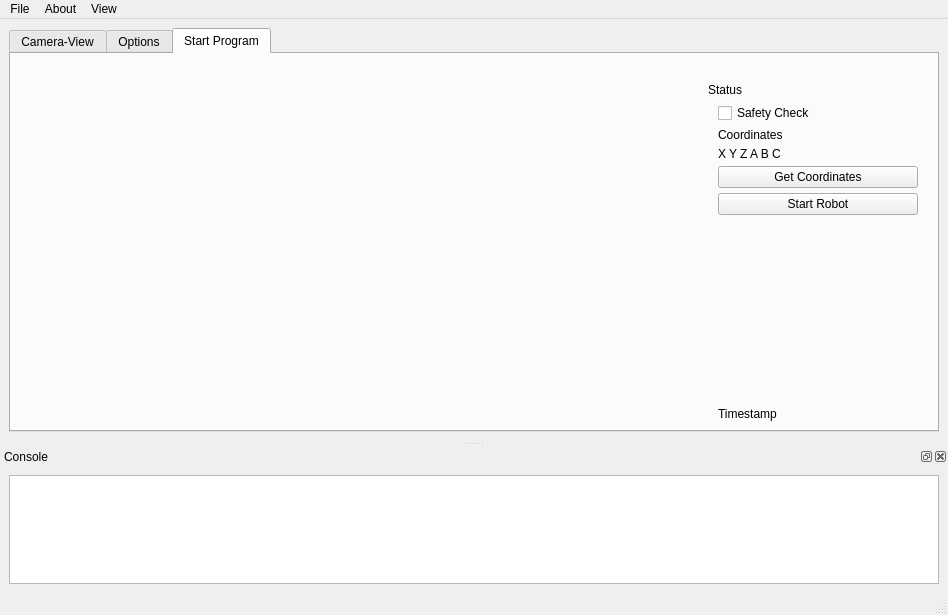
<?xml version="1.0" encoding="UTF-8"?>
<ui version="4.0">
 <class>MainWindow</class>
 <widget class="QMainWindow" name="MainWindow">
  <property name="geometry">
   <rect>
    <x>0</x>
    <y>0</y>
    <width>948</width>
    <height>615</height>
   </rect>
  </property>
  <property name="sizePolicy">
   <sizepolicy hsizetype="Expanding" vsizetype="Expanding">
    <horstretch>0</horstretch>
    <verstretch>0</verstretch>
   </sizepolicy>
  </property>
  <property name="windowTitle">
   <string>KukaVision visual driven grasping</string>
  </property>
  <widget class="QWidget" name="MainMenu">
   <property name="sizePolicy">
    <sizepolicy hsizetype="Expanding" vsizetype="Expanding">
     <horstretch>0</horstretch>
     <verstretch>0</verstretch>
    </sizepolicy>
   </property>
   <layout class="QVBoxLayout" name="verticalLayout_4">
    <item>
     <widget class="QTabWidget" name="tabWidget">
      <property name="sizePolicy">
       <sizepolicy hsizetype="Expanding" vsizetype="Expanding">
        <horstretch>0</horstretch>
        <verstretch>0</verstretch>
       </sizepolicy>
      </property>
      <property name="currentIndex">
       <number>2</number>
      </property>
      <widget class="QWidget" name="CameraView">
       <property name="sizePolicy">
        <sizepolicy hsizetype="Expanding" vsizetype="Expanding">
         <horstretch>0</horstretch>
         <verstretch>0</verstretch>
        </sizepolicy>
       </property>
       <attribute name="title">
        <string>Camera-View</string>
       </attribute>
       <layout class="QGridLayout" name="gridLayout_5">
        <item row="2" column="1">
         <layout class="QVBoxLayout" name="verticalLayout">
          <property name="spacing">
           <number>5</number>
          </property>
          <property name="sizeConstraint">
           <enum>QLayout::SetFixedSize</enum>
          </property>
          <property name="leftMargin">
           <number>10</number>
          </property>
          <property name="rightMargin">
           <number>10</number>
          </property>
          <item>
           <widget class="QCheckBox" name="Coordinates">
            <property name="text">
             <string>Coordinates</string>
            </property>
           </widget>
          </item>
          <item>
           <widget class="QCheckBox" name="Checking">
            <property name="enabled">
             <bool>true</bool>
            </property>
            <property name="minimumSize">
             <size>
              <width>0</width>
              <height>0</height>
             </size>
            </property>
            <property name="text">
             <string>Checking</string>
            </property>
           </widget>
          </item>
          <item>
           <widget class="QCheckBox" name="Outlines">
            <property name="text">
             <string>Outlines</string>
            </property>
           </widget>
          </item>
          <item>
           <widget class="QPushButton" name="StartCameraView">
            <property name="text">
             <string>Start CameraView</string>
            </property>
           </widget>
          </item>
          <item>
           <widget class="QPushButton" name="pushButton_2">
            <property name="text">
             <string>Stopp CameraView</string>
            </property>
           </widget>
          </item>
          <item>
           <widget class="QPushButton" name="SaveImage">
            <property name="sizePolicy">
             <sizepolicy hsizetype="Fixed" vsizetype="Fixed">
              <horstretch>0</horstretch>
              <verstretch>0</verstretch>
             </sizepolicy>
            </property>
            <property name="minimumSize">
             <size>
              <width>200</width>
              <height>0</height>
             </size>
            </property>
            <property name="text">
             <string>Save Image</string>
            </property>
           </widget>
          </item>
          <item>
           <spacer name="verticalSpacer_2">
            <property name="orientation">
             <enum>Qt::Vertical</enum>
            </property>
            <property name="sizeHint" stdset="0">
             <size>
              <width>20</width>
              <height>70</height>
             </size>
            </property>
           </spacer>
          </item>
          <item>
           <widget class="QLabel" name="label">
            <property name="text">
             <string>Timestamp</string>
            </property>
           </widget>
          </item>
         </layout>
        </item>
        <item row="0" column="0">
         <spacer name="horizontalSpacer">
          <property name="orientation">
           <enum>Qt::Horizontal</enum>
          </property>
          <property name="sizeHint" stdset="0">
           <size>
            <width>40</width>
            <height>20</height>
           </size>
          </property>
         </spacer>
        </item>
        <item row="1" column="0" rowspan="2">
         <widget class="QLabel" name="LiveCameraView">
          <property name="sizePolicy">
           <sizepolicy hsizetype="Ignored" vsizetype="Ignored">
            <horstretch>0</horstretch>
            <verstretch>0</verstretch>
           </sizepolicy>
          </property>
          <property name="text">
           <string>&lt;html&gt;&lt;head/&gt;&lt;body&gt;&lt;p&gt;&lt;img src=&quot;:/newPrefix/example.png&quot; width=&quot;1200&quot;/&gt;&lt;/p&gt;&lt;/body&gt;&lt;/html&gt;</string>
          </property>
          <property name="scaledContents">
           <bool>true</bool>
          </property>
          <property name="alignment">
           <set>Qt::AlignLeading|Qt::AlignLeft|Qt::AlignTop</set>
          </property>
         </widget>
        </item>
        <item row="1" column="1">
         <widget class="QLabel" name="CameraViewHeadline">
          <property name="text">
           <string>Filters</string>
          </property>
         </widget>
        </item>
       </layout>
      </widget>
      <widget class="QWidget" name="Options">
       <property name="sizePolicy">
        <sizepolicy hsizetype="Expanding" vsizetype="Expanding">
         <horstretch>0</horstretch>
         <verstretch>0</verstretch>
        </sizepolicy>
       </property>
       <attribute name="title">
        <string>Options</string>
       </attribute>
       <layout class="QGridLayout" name="gridLayout_3">
        <item row="1" column="0">
         <layout class="QFormLayout" name="formLayout">
          <property name="rightMargin">
           <number>10</number>
          </property>
          <item row="0" column="0">
           <widget class="QLabel" name="RobotOptions">
            <property name="text">
             <string>Robot-Options</string>
            </property>
           </widget>
          </item>
          <item row="0" column="1">
           <spacer name="horizontalSpacer_4">
            <property name="orientation">
             <enum>Qt::Horizontal</enum>
            </property>
            <property name="sizeHint" stdset="0">
             <size>
              <width>40</width>
              <height>20</height>
             </size>
            </property>
           </spacer>
          </item>
          <item row="1" column="0">
           <widget class="QLabel" name="IPLabel">
            <property name="text">
             <string>IP</string>
            </property>
           </widget>
          </item>
          <item row="1" column="1">
           <widget class="QLineEdit" name="IP"/>
          </item>
          <item row="2" column="0">
           <widget class="QLabel" name="PortLabel">
            <property name="text">
             <string>Port</string>
            </property>
           </widget>
          </item>
          <item row="2" column="1">
           <widget class="QLineEdit" name="Port"/>
          </item>
          <item row="3" column="0">
           <widget class="QLabel" name="ZOffsetLabel">
            <property name="text">
             <string>Z-Offset</string>
            </property>
           </widget>
          </item>
          <item row="3" column="1">
           <widget class="QLineEdit" name="ZOffset"/>
          </item>
          <item row="4" column="0">
           <widget class="QLabel" name="ZOffsetFinalLabel">
            <property name="text">
             <string>Z-Offset Final</string>
            </property>
           </widget>
          </item>
          <item row="4" column="1">
           <widget class="QLineEdit" name="ZOffsetFinal"/>
          </item>
         </layout>
        </item>
        <item row="2" column="0">
         <layout class="QFormLayout" name="CameraOptions">
          <property name="topMargin">
           <number>20</number>
          </property>
          <property name="rightMargin">
           <number>10</number>
          </property>
          <item row="0" column="0">
           <widget class="QLabel" name="CameraOptionsLabel">
            <property name="text">
             <string>Camera-Options</string>
            </property>
           </widget>
          </item>
          <item row="0" column="1">
           <spacer name="horizontalSpacer_5">
            <property name="orientation">
             <enum>Qt::Horizontal</enum>
            </property>
            <property name="sizeHint" stdset="0">
             <size>
              <width>40</width>
              <height>20</height>
             </size>
            </property>
           </spacer>
          </item>
          <item row="1" column="0">
           <widget class="QLabel" name="CameraIPLabel">
            <property name="text">
             <string>IP</string>
            </property>
           </widget>
          </item>
          <item row="1" column="1">
           <widget class="QLineEdit" name="CameraIP"/>
          </item>
          <item row="2" column="0">
           <widget class="QLabel" name="ExposureLabel">
            <property name="text">
             <string>Exposure</string>
            </property>
           </widget>
          </item>
          <item row="2" column="1">
           <widget class="QLineEdit" name="Exposure"/>
          </item>
          <item row="3" column="0">
           <widget class="QLabel" name="FPSLiveViewLabel">
            <property name="text">
             <string>FPS for Live-View</string>
            </property>
           </widget>
          </item>
          <item row="3" column="1">
           <widget class="QLineEdit" name="FPSLiveView"/>
          </item>
          <item row="6" column="0">
           <widget class="QLabel" name="label_15">
            <property name="text">
             <string/>
            </property>
           </widget>
          </item>
          <item row="6" column="1">
           <widget class="QCheckBox" name="TriggerOn">
            <property name="text">
             <string>Flip Image </string>
            </property>
           </widget>
          </item>
          <item row="7" column="0">
           <spacer name="verticalSpacer">
            <property name="orientation">
             <enum>Qt::Vertical</enum>
            </property>
            <property name="sizeHint" stdset="0">
             <size>
              <width>20</width>
              <height>40</height>
             </size>
            </property>
           </spacer>
          </item>
          <item row="4" column="0">
           <widget class="QLabel" name="BiningLabel">
            <property name="text">
             <string>Bining</string>
            </property>
           </widget>
          </item>
          <item row="5" column="0">
           <widget class="QLabel" name="label_2">
            <property name="text">
             <string>Gain</string>
            </property>
           </widget>
          </item>
          <item row="4" column="1">
           <widget class="QLineEdit" name="BiningValue"/>
          </item>
          <item row="5" column="1">
           <widget class="QLineEdit" name="GainValue"/>
          </item>
         </layout>
        </item>
        <item row="2" column="1">
         <layout class="QGridLayout" name="gridLayout_2">
          <property name="leftMargin">
           <number>10</number>
          </property>
          <property name="topMargin">
           <number>20</number>
          </property>
          <property name="rightMargin">
           <number>10</number>
          </property>
          <item row="1" column="0" colspan="2">
           <widget class="QLabel" name="FindCameraLabel">
            <property name="text">
             <string>Find the IP and Port of Cameras in the network</string>
            </property>
            <property name="wordWrap">
             <bool>true</bool>
            </property>
           </widget>
          </item>
          <item row="6" column="1">
           <spacer name="verticalSpacer_5">
            <property name="orientation">
             <enum>Qt::Vertical</enum>
            </property>
            <property name="sizeHint" stdset="0">
             <size>
              <width>20</width>
              <height>40</height>
             </size>
            </property>
           </spacer>
          </item>
          <item row="2" column="0" colspan="2">
           <widget class="Line" name="line">
            <property name="orientation">
             <enum>Qt::Horizontal</enum>
            </property>
           </widget>
          </item>
          <item row="4" column="0">
           <widget class="QLineEdit" name="DataSavePath"/>
          </item>
          <item row="0" column="0">
           <widget class="QPushButton" name="FindCamera">
            <property name="sizePolicy">
             <sizepolicy hsizetype="Fixed" vsizetype="Fixed">
              <horstretch>0</horstretch>
              <verstretch>0</verstretch>
             </sizepolicy>
            </property>
            <property name="minimumSize">
             <size>
              <width>200</width>
              <height>0</height>
             </size>
            </property>
            <property name="text">
             <string>Find Camera</string>
            </property>
           </widget>
          </item>
          <item row="6" column="0">
           <widget class="QPushButton" name="OpenConsoleButton">
            <property name="sizePolicy">
             <sizepolicy hsizetype="Fixed" vsizetype="Fixed">
              <horstretch>0</horstretch>
              <verstretch>0</verstretch>
             </sizepolicy>
            </property>
            <property name="minimumSize">
             <size>
              <width>200</width>
              <height>0</height>
             </size>
            </property>
            <property name="text">
             <string>Open Console</string>
            </property>
           </widget>
          </item>
          <item row="4" column="1">
           <widget class="QPushButton" name="FolderDialogButton">
            <property name="text">
             <string>Folder</string>
            </property>
           </widget>
          </item>
          <item row="3" column="0">
           <widget class="QLabel" name="DataSavePathLabel">
            <property name="text">
             <string>Imagedata save path</string>
            </property>
           </widget>
          </item>
          <item row="5" column="0">
           <spacer name="verticalSpacer_4">
            <property name="orientation">
             <enum>Qt::Vertical</enum>
            </property>
            <property name="sizeHint" stdset="0">
             <size>
              <width>20</width>
              <height>40</height>
             </size>
            </property>
           </spacer>
          </item>
         </layout>
        </item>
        <item row="0" column="1" rowspan="2">
         <layout class="QGridLayout" name="gridLayout">
          <item row="2" column="1">
           <widget class="QLabel" name="YminLabel">
            <property name="text">
             <string>Y min</string>
            </property>
           </widget>
          </item>
          <item row="3" column="2">
           <widget class="QLineEdit" name="ZminValue"/>
          </item>
          <item row="2" column="3">
           <widget class="QLabel" name="YmaxLabel">
            <property name="text">
             <string>Y max</string>
            </property>
           </widget>
          </item>
          <item row="0" column="1">
           <widget class="QLabel" name="WorkingAreaLabel">
            <property name="text">
             <string>Working-Area</string>
            </property>
           </widget>
          </item>
          <item row="1" column="2">
           <widget class="QLineEdit" name="XminValue"/>
          </item>
          <item row="2" column="2">
           <widget class="QLineEdit" name="YminValue"/>
          </item>
          <item row="1" column="1">
           <widget class="QLabel" name="XminLabel">
            <property name="text">
             <string>X min</string>
            </property>
           </widget>
          </item>
          <item row="3" column="1">
           <widget class="QLabel" name="ZminLabel">
            <property name="text">
             <string>Z min</string>
            </property>
           </widget>
          </item>
          <item row="3" column="3">
           <widget class="QLabel" name="ZmaxLabel">
            <property name="text">
             <string>Z max</string>
            </property>
           </widget>
          </item>
          <item row="1" column="3">
           <widget class="QLabel" name="XmaxLabel">
            <property name="text">
             <string>X max</string>
            </property>
           </widget>
          </item>
          <item row="1" column="4">
           <widget class="QLineEdit" name="XmaxValue"/>
          </item>
          <item row="2" column="4">
           <widget class="QLineEdit" name="YmaxValue"/>
          </item>
          <item row="3" column="4">
           <widget class="QLineEdit" name="ZmaxValue"/>
          </item>
         </layout>
        </item>
       </layout>
      </widget>
      <widget class="QWidget" name="Start_Program">
       <property name="sizePolicy">
        <sizepolicy hsizetype="Expanding" vsizetype="Expanding">
         <horstretch>0</horstretch>
         <verstretch>0</verstretch>
        </sizepolicy>
       </property>
       <attribute name="title">
        <string>Start Program</string>
       </attribute>
       <layout class="QGridLayout" name="gridLayout_4">
        <item row="1" column="1">
         <widget class="QLabel" name="StartProgramHeadline">
          <property name="text">
           <string>Status</string>
          </property>
         </widget>
        </item>
        <item row="1" column="0" rowspan="2">
         <widget class="QLabel" name="ProgramImage">
          <property name="sizePolicy">
           <sizepolicy hsizetype="Ignored" vsizetype="Ignored">
            <horstretch>0</horstretch>
            <verstretch>0</verstretch>
           </sizepolicy>
          </property>
          <property name="text">
           <string>&lt;html&gt;&lt;head/&gt;&lt;body&gt;&lt;p&gt;&lt;img src=&quot;:/newPrefix/example.png&quot; width=&quot;1200&quot; /&gt;&lt;/p&gt;&lt;/body&gt;&lt;/html&gt;</string>
          </property>
          <property name="scaledContents">
           <bool>true</bool>
          </property>
          <property name="alignment">
           <set>Qt::AlignLeading|Qt::AlignLeft|Qt::AlignTop</set>
          </property>
         </widget>
        </item>
        <item row="2" column="1">
         <layout class="QVBoxLayout" name="verticalLayout_2">
          <property name="spacing">
           <number>5</number>
          </property>
          <property name="sizeConstraint">
           <enum>QLayout::SetDefaultConstraint</enum>
          </property>
          <property name="leftMargin">
           <number>10</number>
          </property>
          <property name="rightMargin">
           <number>10</number>
          </property>
          <item>
           <widget class="QCheckBox" name="SafetyCheck">
            <property name="enabled">
             <bool>true</bool>
            </property>
            <property name="text">
             <string>Safety Check</string>
            </property>
           </widget>
          </item>
          <item>
           <widget class="QLabel" name="CoordinateLabel">
            <property name="text">
             <string>Coordinates</string>
            </property>
           </widget>
          </item>
          <item>
           <widget class="QLabel" name="CoordinateShowLabel">
            <property name="text">
             <string>X Y Z A B C</string>
            </property>
           </widget>
          </item>
          <item>
           <widget class="QPushButton" name="GetCoordinates">
            <property name="text">
             <string>Get Coordinates</string>
            </property>
           </widget>
          </item>
          <item>
           <widget class="QPushButton" name="StartRobot">
            <property name="sizePolicy">
             <sizepolicy hsizetype="Fixed" vsizetype="Fixed">
              <horstretch>0</horstretch>
              <verstretch>0</verstretch>
             </sizepolicy>
            </property>
            <property name="minimumSize">
             <size>
              <width>200</width>
              <height>0</height>
             </size>
            </property>
            <property name="text">
             <string>Start Robot</string>
            </property>
           </widget>
          </item>
          <item>
           <spacer name="verticalSpacer_3">
            <property name="orientation">
             <enum>Qt::Vertical</enum>
            </property>
            <property name="sizeHint" stdset="0">
             <size>
              <width>20</width>
              <height>70</height>
             </size>
            </property>
           </spacer>
          </item>
          <item>
           <widget class="QLabel" name="TimestampLabelProgram">
            <property name="text">
             <string>Timestamp</string>
            </property>
           </widget>
          </item>
         </layout>
        </item>
        <item row="0" column="0">
         <spacer name="horizontalSpacer_2">
          <property name="orientation">
           <enum>Qt::Horizontal</enum>
          </property>
          <property name="sizeHint" stdset="0">
           <size>
            <width>40</width>
            <height>20</height>
           </size>
          </property>
         </spacer>
        </item>
       </layout>
      </widget>
     </widget>
    </item>
   </layout>
  </widget>
  <widget class="QMenuBar" name="menubar">
   <property name="geometry">
    <rect>
     <x>0</x>
     <y>0</y>
     <width>948</width>
     <height>22</height>
    </rect>
   </property>
   <widget class="QMenu" name="menuFile">
    <property name="title">
     <string>File</string>
    </property>
    <addaction name="separator"/>
    <addaction name="actionSave_Image_as"/>
    <addaction name="separator"/>
    <addaction name="actionExit"/>
   </widget>
   <widget class="QMenu" name="menuAbout">
    <property name="title">
     <string>About</string>
    </property>
    <addaction name="actionProject_Infos"/>
   </widget>
   <widget class="QMenu" name="menuView">
    <property name="title">
     <string>View</string>
    </property>
    <addaction name="actionOpen_Console"/>
   </widget>
   <addaction name="menuFile"/>
   <addaction name="menuAbout"/>
   <addaction name="menuView"/>
  </widget>
  <widget class="QStatusBar" name="statusbar"/>
  <widget class="QDockWidget" name="ConsoleWindow">
   <property name="enabled">
    <bool>true</bool>
   </property>
   <property name="windowTitle">
    <string>Console</string>
   </property>
   <attribute name="dockWidgetArea">
    <number>8</number>
   </attribute>
   <widget class="QWidget" name="dockWidgetContents_2">
    <layout class="QGridLayout" name="gridLayout_6">
     <item row="0" column="0">
      <widget class="QTextBrowser" name="InfoConsole"/>
     </item>
    </layout>
   </widget>
  </widget>
  <action name="actionSave_Image_as">
   <property name="text">
    <string>Save Image as</string>
   </property>
  </action>
  <action name="actionExit">
   <property name="text">
    <string>Exit</string>
   </property>
  </action>
  <action name="actionProject_Infos">
   <property name="text">
    <string>Project-Infos</string>
   </property>
  </action>
  <action name="actionOpen_Console">
   <property name="text">
    <string>Open Console</string>
   </property>
  </action>
 </widget>
 <resources>
  <include location="UI_Image.png"/>
 </resources>
 <connections>
  <connection>
   <sender>OpenConsoleButton</sender>
   <signal>clicked()</signal>
   <receiver>ConsoleWindow</receiver>
   <slot>show()</slot>
   <hints>
    <hint type="sourcelabel">
     <x>645</x>
     <y>501</y>
    </hint>
    <hint type="destinationlabel">
     <x>532</x>
     <y>626</y>
    </hint>
   </hints>
  </connection>
  <connection>
   <sender>actionOpen_Console</sender>
   <signal>triggered()</signal>
   <receiver>ConsoleWindow</receiver>
   <slot>show()</slot>
   <hints>
    <hint type="sourcelabel">
     <x>-1</x>
     <y>-1</y>
    </hint>
    <hint type="destinationlabel">
     <x>473</x>
     <y>539</y>
    </hint>
   </hints>
  </connection>
  <connection>
   <sender>actionExit</sender>
   <signal>triggered()</signal>
   <receiver>MainWindow</receiver>
   <slot>close()</slot>
   <hints>
    <hint type="sourcelabel">
     <x>-1</x>
     <y>-1</y>
    </hint>
    <hint type="destinationlabel">
     <x>473</x>
     <y>307</y>
    </hint>
   </hints>
  </connection>
 </connections>
</ui>
